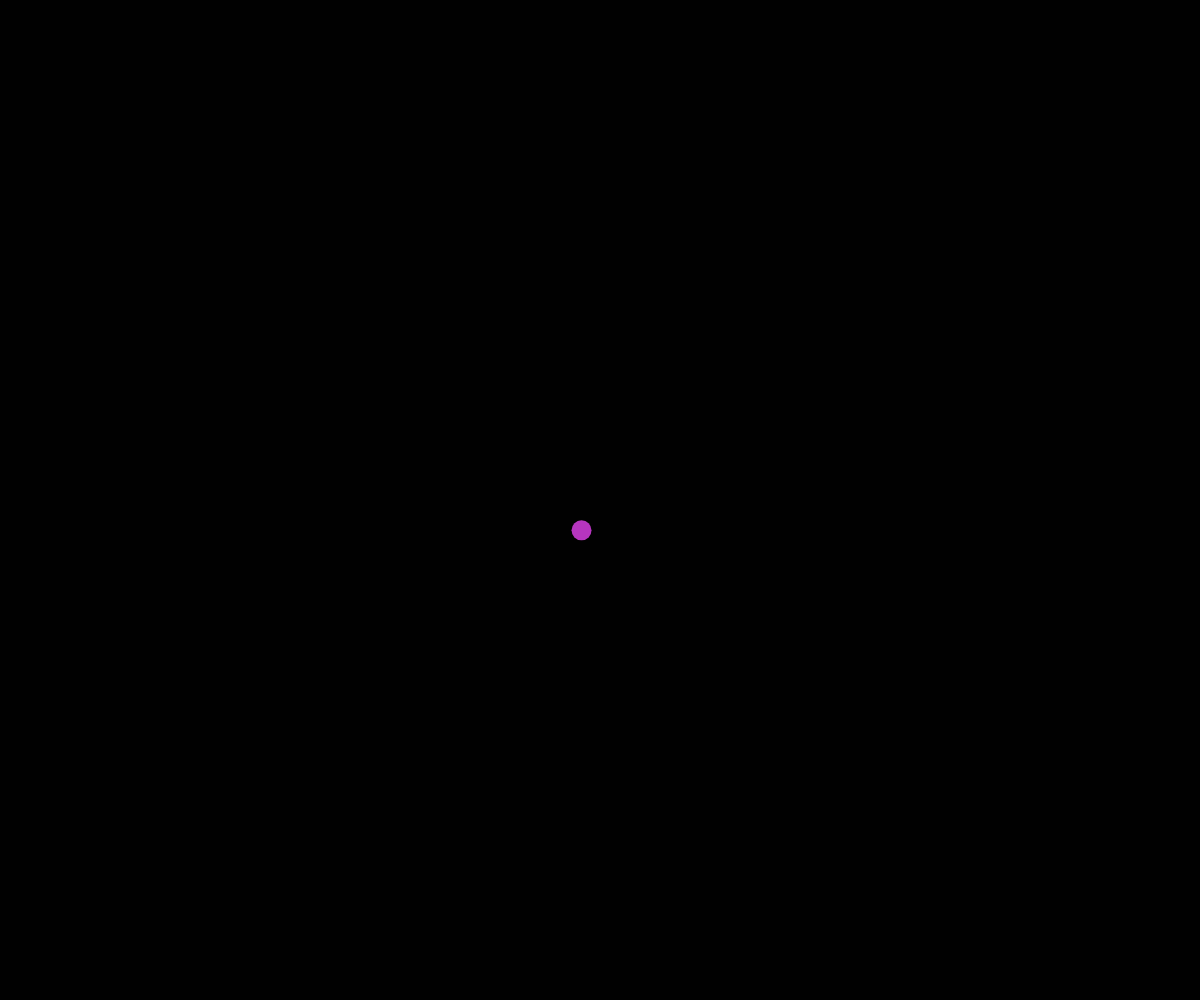
Frame 1 (no input)
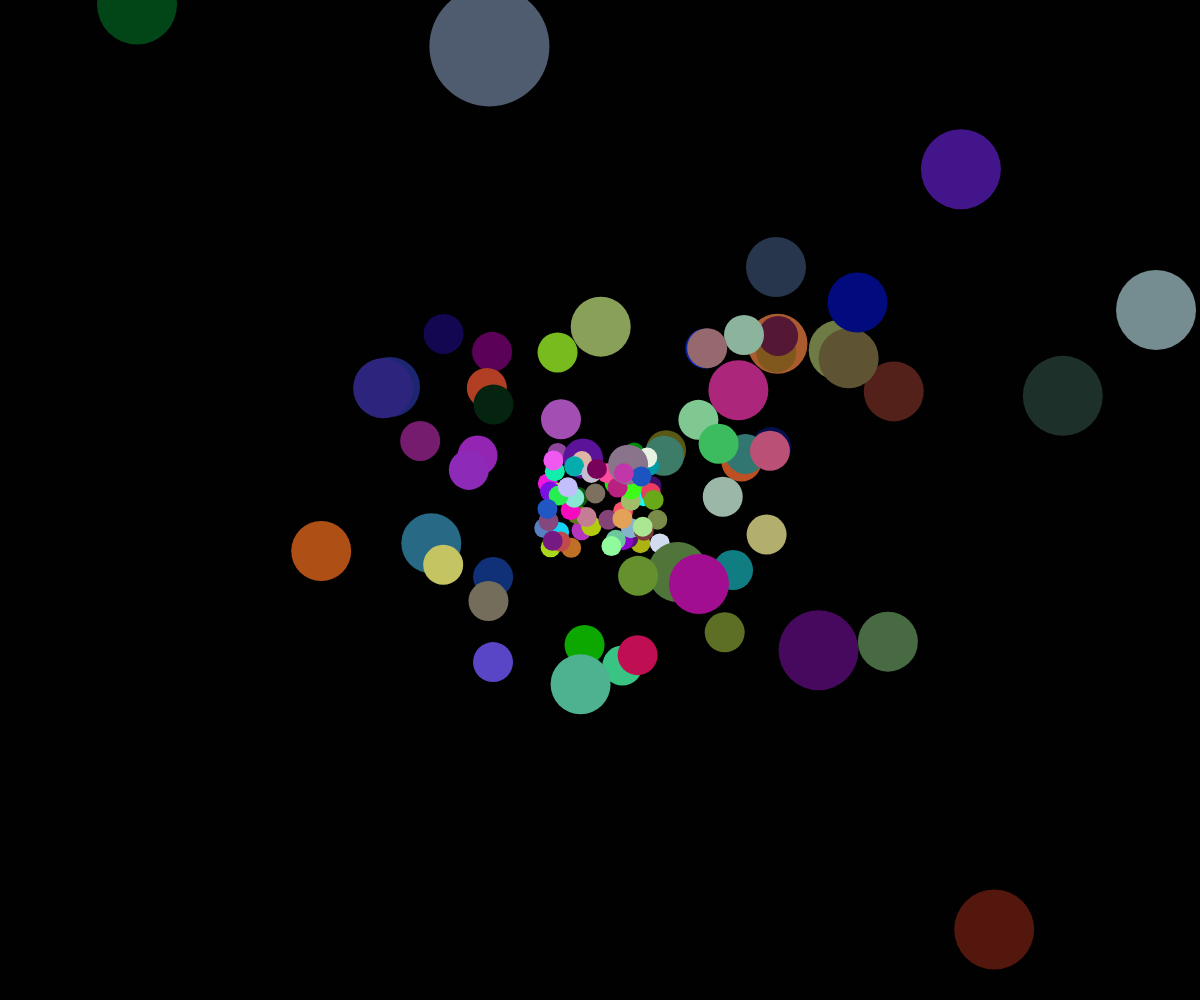
Frame 60 (no input)
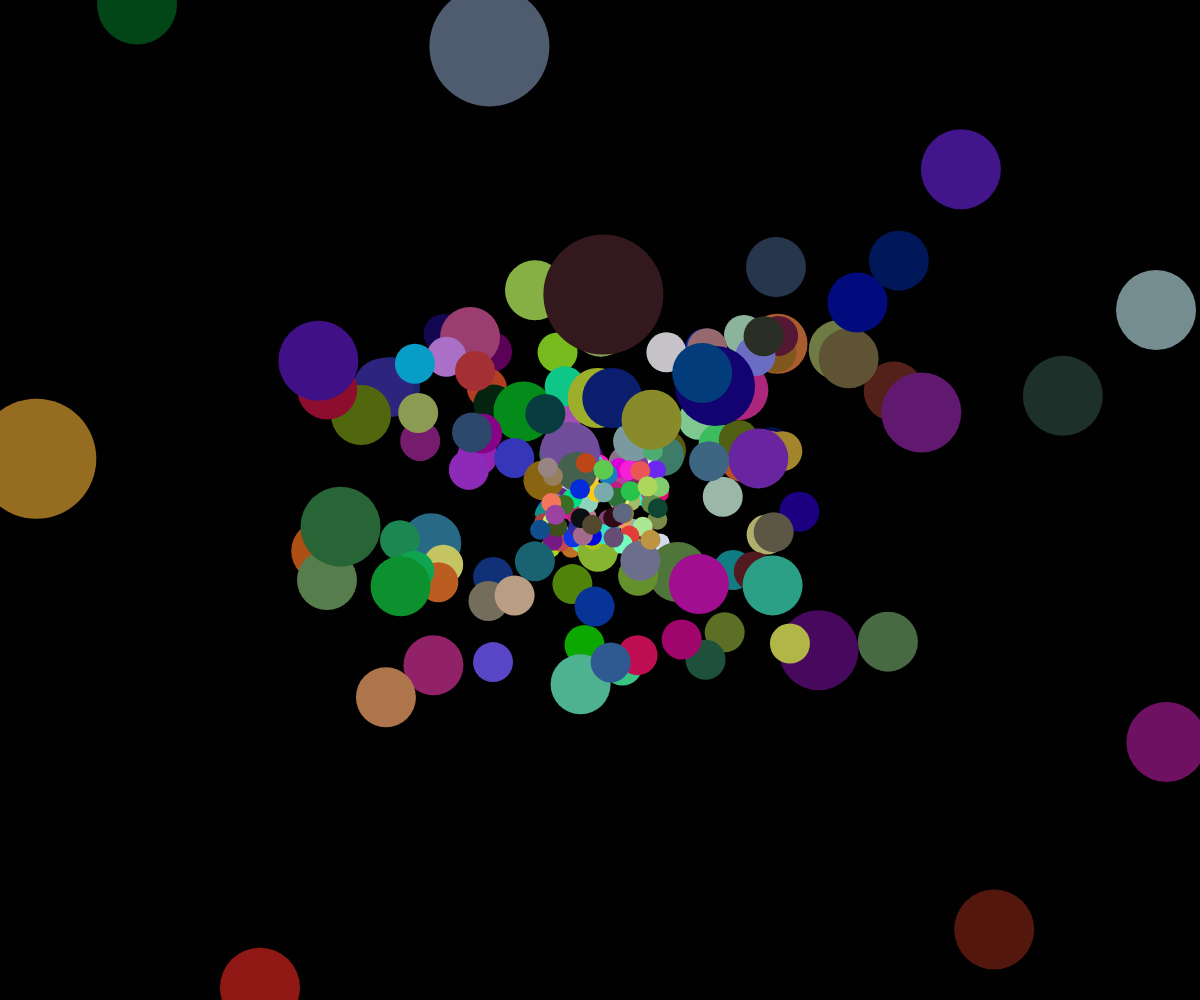
Frame 120 (the mouse pressed at the canvas centre since frame 60)

The p5.js sketch that drew these frames (run headless with seeded random() and noise() and a simulated clock; from frame 60 on, the mouse is pressed at the canvas centre):

// p5.js sketch
// ── sketch.js
function setup() {
  let z = createCanvas(windowWidth, windowHeight);
  background(1);
 z.touchStarted(Clear);
}

let a = 20;
let b = 6;
let c = 4;

function getMin(a){
  if(a%2==0){
    return a/2-1;
  }else{
    return (a-1)/2;
  }
}
function getMax(a){
  if(a%2==0){
    return a/2+1;
  }else{
    return (a-1)/2+2;
  }
}

function draw() {
  
  for (let i = 0; i < 1; i++) {
    noStroke();
    fill(random(255), random(255), random(255));
    ellipse(random(getMin(a)*width/a, getMax(a)*width/a), random(getMin(a)*height/a, getMax(a)*height/a), 20, 20);
  } 
  if (frameCount % 10 === 0) {
    noStroke();
    fill(random(150), random(150), random(150));
    ellipse(random(width), random(height), 80, 80);
}
if (frameCount % 35 === 0) {
    noStroke();
    fill(random(150), random(150), random(150));
    ellipse(random(width), random(height), 120, 120);
}
  if (frameCount % 5 === 0) {
    for (let i = 0; i < 3; i++) {
    noStroke();
    fill(random(200), random(200), random(200));
    ellipse(random(getMin(b)*width/b, getMax(b)*width/b), random(getMin(b)*height/b, getMax(b)*height/b), 40, 40);
}}

if (frameCount % 7 === 0) {
    for (let i = 0; i < 2; i++) {
    noStroke();
    fill(random(180), random(180), random(180));
    ellipse(random(getMin(c)*width/c, getMax(c)*width/c), random(getMin(c)*height/c, getMax(c)*height/c), 60, 60);
}}



}
function Clear() {
  for (let i = 0; i < 10; i++) {
    noStroke();
    fill(255);
    ellipse(random(width), random(height), 1000, 1000);
    nextFrame();
  }}
